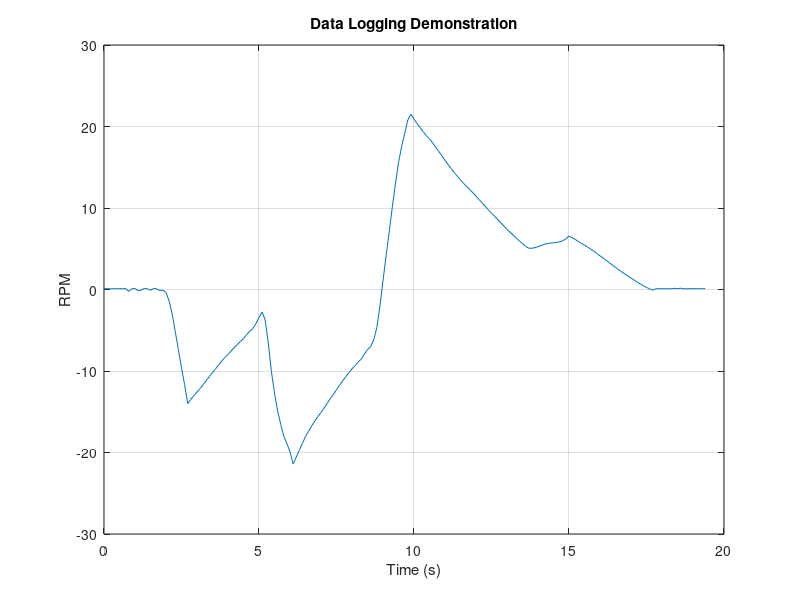

MATLAB code for this plot:
%% Plotting Gyroscope Prototype Data
% Andrew Doucet
clear; clc;

% Importing data from file
data = importdata("data.txt");

time = data(:,1)';
x = data(:,2)';
y = data(:,3)';
z = data(:,4)';
angle = data(:,5)';

% Converts time to seconds since start
time = (time - time(1))/1000;

% Determination of actual rotation directoins
magnitude = sqrt(x.^2+y.^2+z.^2);
direction = -z./abs(z);
gyro = magnitude.*direction;

% Plot of velocity over time
figure(1)
plot(time,gyro)
title("Data Logging Demonstration")
xlabel("Time (s)")
ylabel("RPM")
grid on
